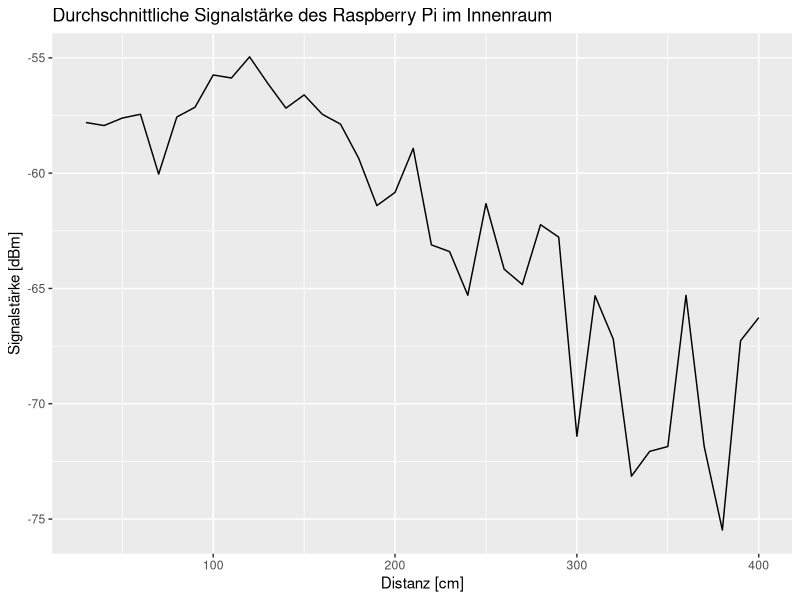
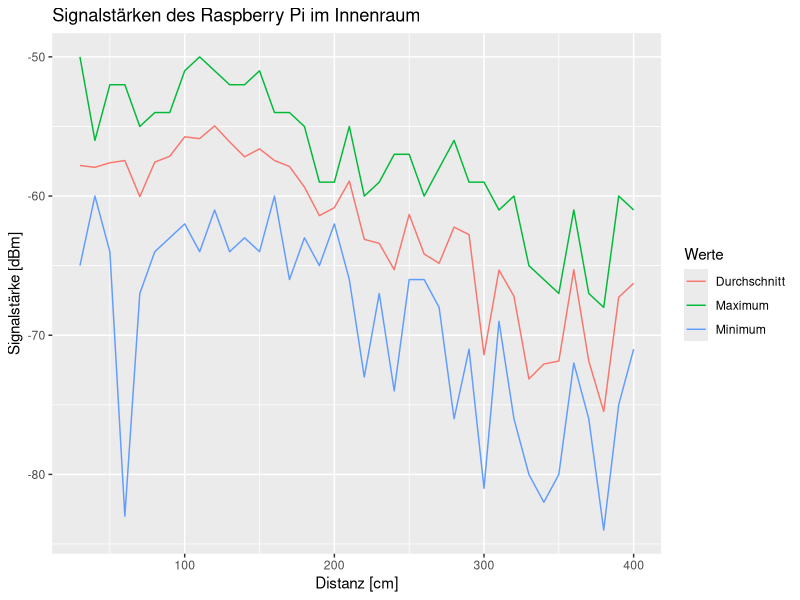

R code for these plots, in order:
library(ggplot2)

#avgData <- c(-60, -61, -67, -73, -66, -65, -63, -59, -61)
#minData <- c(-63, -70, -83, -96, -75, -69, -69, -65, -67)
#maxData <- c(-57, -56, -58, -60, -59, -60, -58, -55, -55)

data <- read.csv(file='iphone5_raspberry_signal_strength-all.csv', head=TRUE, sep=';')

pdf(file="avgiphone5_raspberry.pdf", onefile=TRUE, pagecentre=TRUE, width=12, height=6)

print(
	ggplot(data = data, aes(x=distance, y=avg)) + geom_line() + ylab("Signalstärke [dBm]") + xlab("Distanz [cm]") + ggtitle("Durchschnittliche Signalstärke des Raspberry Pi im Innenraum")
)

pdf(file="alliphone5_raspberry.pdf", onefile=TRUE, pagecentre=TRUE, width=12, height=6)
print(
	ggplot(data = data, aes(x=distance, y=value)) + geom_line(aes(y=avg, col = 'Durchschnitt')) + geom_line(aes(y=min, col = 'Minimum')) + geom_line(aes(y=max, col = 'Maximum'))   + ylab("Signalstärke [dBm]") + xlab("Distanz [cm]") + ggtitle("Signalstärken des Raspberry Pi im Innenraum") + labs(colour = "Werte")
)
